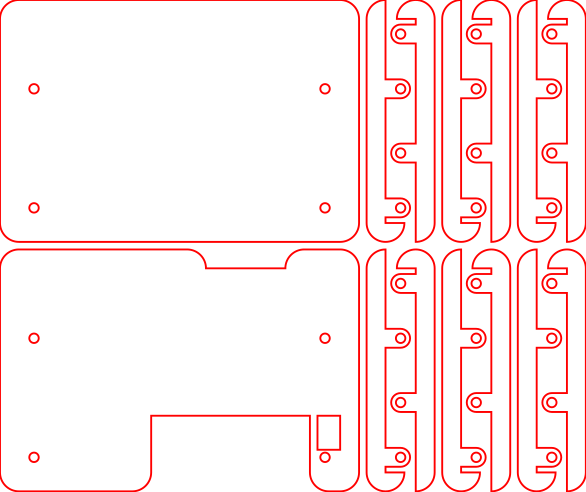

Source code (Python):
#!/usr/bin/env python3

from laser.util import *
from ce96 import w, h
import ce96

d = panel('ce96_hikey960.svg', w + 10 + 60, 2 * (h+10) +2)

def top(d, r=5):
	g = ce96.top(d, r, uart_cutout=True)

	# Add a cut-out for the boot jumpers
	g.add(d.rect((w + r - 6, 48 + r - 9), (6, 9), **cut))

	return g

d.add(ce96.base(d))
d.add(translate(top(d), 0, h + 12))

for i in range(0, 60, 20):
	d.add(translate(ce96.side(d), w + 12 + i, 0))
	d.add(translate(ce96.side(d), w + 12 + i, h + 12))
	d.add(rotate(translate(ce96.side(d), w + 12 + 18 + i, 64), 180))
	d.add(rotate(translate(ce96.side(d), w + 12 + 18 + i, 64 + h + 12), 180))

d.save()
